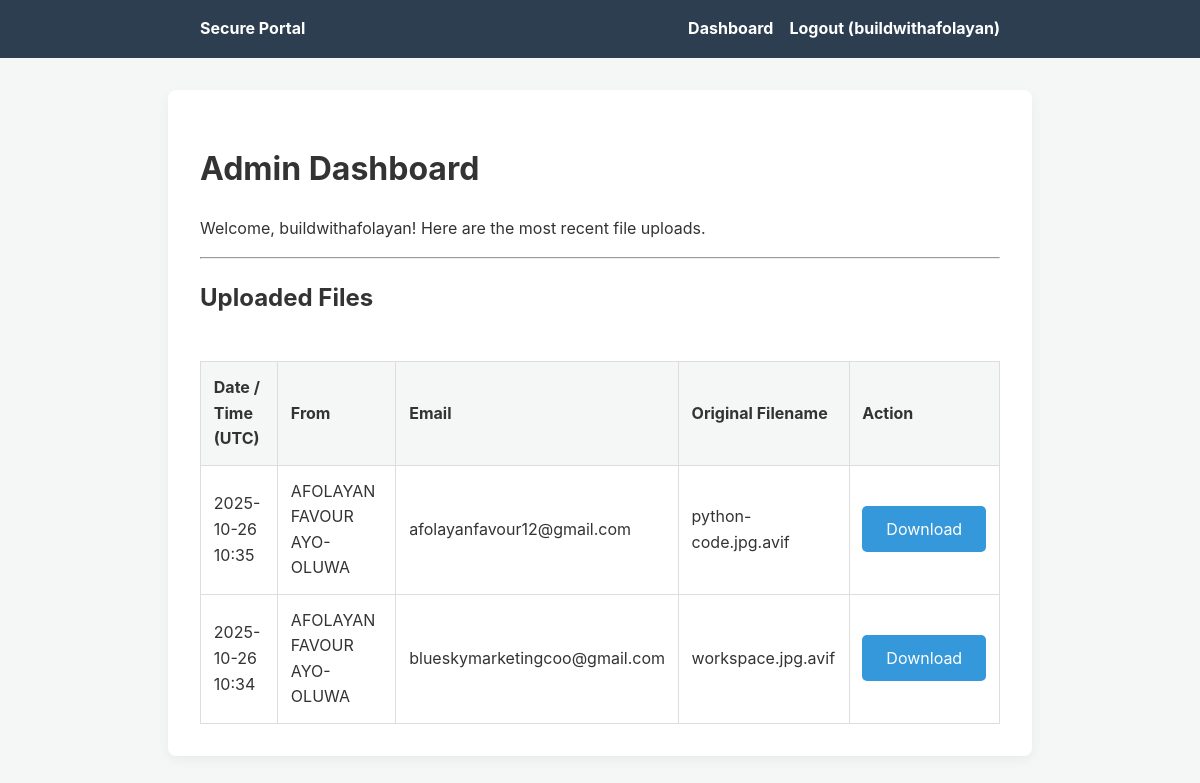
The app's page /admin/dashboard (signed in) with its own data.
### app.py (models this page shows, shortened)
class User(db.Model, UserMixin):
    id = db.Column(db.Integer, primary_key=True)
    username = db.Column(db.String(80), unique=True, nullable=False)
    password_hash = db.Column(db.String(60), nullable=False)

class FileUpload(db.Model):
    id = db.Column(db.Integer, primary_key=True)
    client_name = db.Column(db.String(100), nullable=False)
    client_email = db.Column(db.String(100), nullable=False)
    original_filename = db.Column(db.String(255), nullable=False)
    saved_filename = db.Column(db.String(255), nullable=False, unique=True)
    upload_timestamp = db.Column(db.DateTime, nullable=False, default=datetime.utcnow)

### app.py (the view)
@app.route('/admin/dashboard')
@login_required  # This is the "lock" that protects the page
def dashboard():
    all_files = FileUpload.query.order_by(FileUpload.upload_timestamp.desc()).all()
    return render_template('dashboard.html', files=all_files)

### app.py (called while the page is built)
@login_manager.user_loader
def load_user(user_id):
    return User.query.get(int(user_id))

### templates/dashboard.html (shortened to what this page needs)
{% extends "base.html" %}
{% block content %}
    <h1>Admin Dashboard</h1>
    <p>Welcome, {{ current_user.username }}! Here are the most recent file uploads.</p>
    <hr>
    <h2>Uploaded Files</h2>
    <div style="overflow-x:auto;"> <table>
            <thead>
                <tr>
                    <th>Date / Time (UTC)</th>
                    <th>From</th>
                    <th>Email</th>
                    <th>Original Filename</th>
                    <th>Action</th>
                </tr>
            </thead>
            <tbody>
                {% for file in files %}
                <tr>
                    <td>{{ file.upload_timestamp.strftime('%Y-%m-%d %H:%M') }}</td>
                    <td>{{ file.client_name }}</td>
                    <td>{{ file.client_email }}</td>
                    <td>{{ file.original_filename }}</td>
                    <td>
                        <a href="{{ url_for('download_file', filename=file.saved_filename) }}" class="btn">
                            Download
                        </a>
                    </td>
                </tr>
                {% else %}
                <tr>
                    <td colspan="5" style="text-align: center;">No files have been uploaded yet.</td>
                </tr>
                {% endfor %}
            </tbody>
        </table>
    </div>
{% endblock %}

### templates/base.html (shortened to what this page needs)
<!DOCTYPE html>
<html lang="en">
<head>
</head>
<body>
    <nav>
        <div class="container">
            <a href="{{ url_for('upload_file') }}">Secure Portal</a>
            <ul>
                {% if current_user.is_authenticated %}
                    <li><a href="{{ url_for('dashboard') }}">Dashboard</a></li>
                    <li><a href="{{ url_for('logout') }}">Logout ({{ current_user.username }})</a></li>
                {% else %}
                    <li><a href="{{ url_for('upload_file') }}">Upload</a></li>
                    <li><a href="{{ url_for('login') }}">Admin Login</a></li>
                {% endif %}
            </ul>
        </div>
    </nav>
    <div class="container">
        {% block content %}{% endblock %}
    </div>
</body>
</html>

### templates/base.html (style rules this page uses)
body { font-family: -apple-system, BlinkMacSystemFont, "Segoe UI", Roboto, sans-serif; line-height: 1.6; background: #f4f7f6; color: #333; margin: 0; }
.container { max-width: 800px; margin: 2rem auto; padding: 2rem; background: #fff; border-radius: 8px; box-shadow: 0 4px 12px rgba(0,0,0,0.05); }
nav { background: #2c3e50; color: #fff; padding: 1rem; }
nav .container { display: flex; justify-content: space-between; align-items: center; padding: 0 1rem; margin: 0 auto; box-shadow: none; background: none; }
nav a { color: #fff; text-decoration: none; font-weight: bold; }
nav ul { list-style: none; margin: 0; padding: 0; display: flex; gap: 1rem; }
.btn { padding: 0.8rem 1.5rem; background: #3498db; color: #fff; border: none; cursor: pointer; text-decoration: none; border-radius: 5px; font-size: 1rem; transition: background 0.2s; }
table { width: 100%; border-collapse: collapse; margin-top: 1.5rem; }
th, td { padding: 0.8rem; border: 1px solid #ddd; text-align: left; }
th { background: #f4f7f6; }

### records on screen
User: username "buildwithafolayan"
FileUpload: upload_timestamp "2025-10-26 10:35", client_name "AFOLAYAN FAVOUR AYO-OLUWA", client_email "afolayanfavour12@gmail.com", original_filename "python-code.jpg.avif"
FileUpload: upload_timestamp "2025-10-26 10:34", client_name "AFOLAYAN FAVOUR AYO-OLUWA", client_email "blueskymarketingcoo@gmail.com", original_filename "workspace.jpg.avif"
